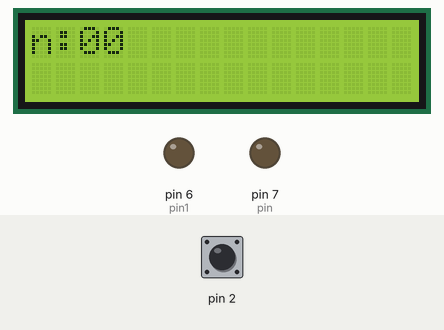
A sketch run on a simulated Arduino Uno, built with avr-gcc and run on an emulated ATmega328P. Shown: 16×2 character LCD, output pins drawn as LEDs (lit = HIGH). The inputs (shaded band) are chosen by the test bench; at power-on: pin 2 LOW.

Above: at 3.2 s.
3.3 s: pin 2 driven HIGH
At 3.6 s:
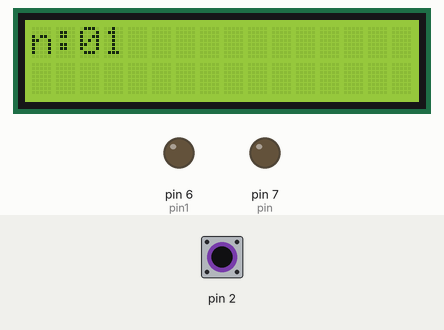
4.8 s: pin 2 pulsed LOW 5 times (0.12 s each, 0.3 s apart)
At 6.5 s:
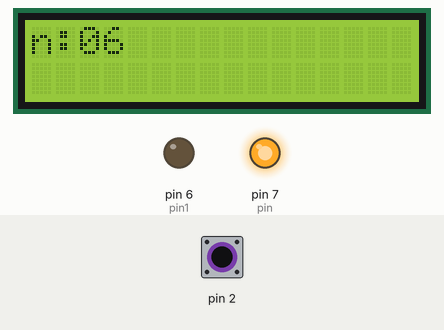
Timing chart, 0 to 8.0 s (numbered marks = the images above; inputs shaded):
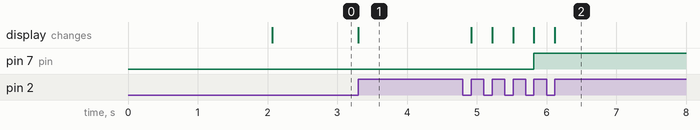

Measured:
- after the input at 3.3 s, the display: changes at once (image 1)
- after the input at 4.8 s, pin 7 (pin): LOW → HIGH after 1.0 s; the display: first changes after 0.12 s (image 2 shows a later state)

The sketch:

time_1602.ino
```cpp
//单摆周期测量仪 LCD1602显示
//利用时间函数计时
//外部中断计数
// made by 卢宁 2018.6.18

#include <LiquidCrystal.h>
LiquidCrystal lcd(12, 13, 11, 10, 9, 8);
int pin = 7;
int pin1 = 6;
int val,va2;
int i;
unsigned long t1=0;
unsigned long t2=0;
unsigned long t;
float M=4*3.14*3.14*0.646;//分子4π²L（摆长）
void setup()
{
    lcd.begin(16, 2);
    lcd.print("Simple pendulum");
    Serial.begin( 9600 );
    pinMode(pin, OUTPUT);
    pinMode(pin1, OUTPUT);
    attachInterrupt(0, blink0, RISING);//中断0（引脚2），中断1（引脚3）
    delay(2000);
    lcd.clear();
}

void loop()
{
   float  t=t2-t1;
   float  T=(t/1000)/6;
   float g=M/(T*T);

//   Serial.print("n: ");
//   Serial.println(i);
//   Serial.print("\t");
   val = digitalRead(pin);
   va2 = digitalRead(pin1);

   lcd.setCursor(0, 0);
   lcd.print("n:");
   if(i<10){
    lcd.setCursor(2, 0);
    lcd.print("0");
    lcd.print(i);
   }
   if(i>=10){
    lcd.print(i);
   }
   lcd.setCursor(4, 0);
   lcd.print("   ");

  if(val==LOW&&va2==HIGH){
//     Serial.print("t: ");
//     Serial.print(t/1000);
//     Serial.print(" s ");
//     Serial.print(" T: ");
//     Serial.print(T);
//     Serial.print(" s ");
//     Serial.print(" g: ");
//     Serial.print(g);
//     Serial.print("\n");

      lcd.setCursor(8, 0);
      lcd.print("t:");
      lcd.print(t/1000);

      lcd.setCursor(0, 1);
      lcd.print("T:");
      lcd.print(T);
      lcd.print("s");


      lcd.print(" g:");
      lcd.print(g);//lcd.print("m/s²");
   }

}

void blink0()
{
  i++;
  //Serial.println(i);
  if(i==5){
    t1=millis();
//    Serial.print(t1);
//    Serial.print("\n");
    digitalWrite(pin,1);
    digitalWrite(pin1,0);
  }
  if(i==17){
    t2=millis();
//    Serial.print(t2);
//    Serial.print("\n");
    digitalWrite(pin,0);
    digitalWrite(pin1,1);
    i=0;
  }
}
```
